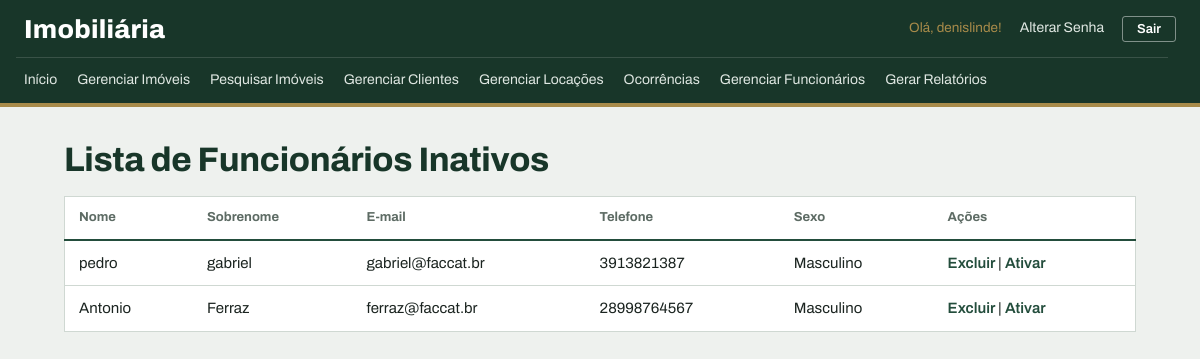
The page /funcionarios_inativos/ (signed in) on the database its author committed.
### meu_app/models.py (models this page shows, shortened)
class Funcionario(models.Model):
    nome = models.CharField(max_length=100)
    sobrenome = models.CharField(max_length=100)
    email = models.EmailField()
    telefone = models.CharField(max_length=20)
    observacoes = models.TextField(blank=True)
    endereco = models.CharField(max_length=200, blank=True)
    sexo = models.CharField(max_length=1, choices=SEXO_CHOICES)
    ativo = models.BooleanField(default=True)
    data_cadastro = models.DateTimeField(auto_now_add=True)

### meu_app/views.py (the view)
# urls.py: path('funcionarios_inativos/', views.funcionarios_inativos,
@login_required
def funcionarios_inativos(request):
    if not request.user.is_superuser:
        messages.error(
            request, 'Apenas administradores podem acessar esta página')
        return redirect('index')
    funcionarios = Funcionario.objects.filter(
        ativo=False
    )
    dados = {
        'funcionarios': funcionarios
    }
    return render(request, 'funcionarios_inativos.html', dados)

### meu_app/templates/funcionarios_inativos.html (shortened to what this page needs)
{% load static %}
<!DOCTYPE html>
<html lang="pt-br">
<head>
    <link rel="stylesheet" href="{% static 'css/style.css' %}">
</head>
<body>
    {% include '_menu.html' %}
    <h1> Lista de Funcionários Inativos </h1>
    <div class="lista-funcionario">
        <table border="">
            <thead>
                <tr>
                    <th>Nome</th>
                    <th>Sobrenome</th>
                    <th>E-mail</th>
                    <th>Telefone</th>
                    <th>Sexo</th>
                    <th>Ações</th>
                </tr>
            </thead>
            <tbody>
                {% for funcionario in funcionarios %}
                <tr>
                    <td> {{ funcionario.nome}} </td>
                    <td> {{ funcionario.sobrenome }} </td>
                    <td> {{ funcionario.email }} </td>
                    <td> {{ funcionario.telefone }} </td>
                    <td> {{ funcionario.get_sexo_display }} </td>
                    <td>
                        <a href="{% url 'excluir_funcionario' funcionario.id %}"> Excluir </a> |
                        <a href="{% url 'ativar_funcionario' funcionario.id %} "> Ativar </a>
                    </td>
                </tr>
                {% endfor %}
            </tbody>
        </table>
</body>
</html>

### meu_app/templates/_menu.html (shortened to what this page needs)
<nav>
    <div>
        <a href="{% url 'index' %}"> Início </a>
        <a href="{% url 'listar_imoveis' %}"> Gerenciar Imóveis </a>
        <a href="{% url 'pesquisar_imoveis' %}"> Pesquisar Imóveis </a>
        <a href="{% url 'listar_clientes' %}"> Gerenciar Clientes </a>
        <a href="{% url 'listar_locacoes' %}"> Gerenciar Locações </a>
        <a href="{% url 'listar_ocorrencias' %}"> Ocorrências </a>
        {% if user.is_superuser %}
            <a href="{% url 'listar_funcionarios' %}"> Gerenciar Funcionários </a>
            <a href="{% url 'gerar_relatorio' %}"> Gerar Relatórios </a>
        {% endif %}
    </div>
    <div class="usuario-menu">
        {% if user.is_authenticated %}
            <span>Olá, {{ user.username }}!</span>
            <a href="{% url 'alterar_senha' %}">Alterar Senha</a>
            <form method="post" action="{% url 'logout' %}">
                <button type="submit" class="link-logout">Sair</button>
            </form>
        {% else %}
            <a href="{% url 'login' %}">Entrar</a>
        {% endif %}
    </div>
</nav>

### meu_app/static/css/style.css (style rules this page uses)
:root { --floresta: #234d3c; --floresta-escuro: #183629; --latao: #a88b4a; --papel: #eef1ee; --branco: #ffffff; --linha: #cfd8d2; --linha-forte: #9fb2a6; --tinta: #1b2420; --tinta-suave: #5d6b64; --alerta: #9e3a2a; --destaque-linha: #f3f6f3; --coluna: 1120px; --raio: 3px; }
body { margin: 0; background-color: var(--papel); color: var(--tinta); font-family: 'Archivo', 'Segoe UI', Arial, sans-serif; font-size: 15px; line-height: 1.5; font-variant-numeric: tabular-nums; }
h1 { max-width: var(--coluna); margin: 34px auto 18px auto; padding: 0 24px; box-sizing: border-box; text-align: left; color: var(--floresta-escuro); font-size: 34px; font-weight: 750; font-stretch: 75%; line-height: 1.1; letter-spacing: -0.01em; }
a { color: var(--floresta); }
nav { display: flex; flex-wrap: wrap; align-items: center; background-color: var(--floresta-escuro); border-bottom: 4px solid var(--latao); padding: 0 24px; }
nav::before { content: "Imobiliária"; order: 1; color: var(--branco); font-size: 26px; font-weight: 800; font-stretch: 62%; letter-spacing: 0.01em; padding: 10px 0 8px 0; }
.usuario-menu { order: 2; margin-left: auto; display: flex; align-items: center; gap: 12px; color: var(--latao); font-size: 13.5px; white-space: nowrap; }
nav > div:first-child { order: 3; flex-basis: 100%; display: flex; flex-wrap: wrap; gap: 4px; border-top: 1px solid rgba(255, 255, 255, 0.14); padding: 4px 0; margin-left: -8px; }
nav a { text-decoration: none; color: #dfe7e2; padding: 7px 8px; font-size: 14px; white-space: nowrap; border-bottom: 2px solid transparent; }
.usuario-menu a { padding: 4px 6px; }
.usuario-menu form { display: inline; margin: 0; }
.link-logout { background-color: transparent; color: var(--branco); border: 1px solid rgba(255, 255, 255, 0.45); border-radius: var(--raio); padding: 5px 14px; font-size: 13px; font-weight: 600; font-family: inherit; cursor: pointer; }
button, .botao-novo { display: inline-block; background-color: var(--floresta); color: var(--branco); border: 1px solid var(--floresta); border-radius: var(--raio); padding: 8px 16px; font-size: 14px; font-family: inherit; font-weight: 600; text-decoration: none; cursor: pointer; }
.lista-funcionario { display: flex; flex-direction: column; align-items: flex-start; max-width: var(--coluna); margin: 0 auto 56px auto; padding: 0 24px; box-sizing: border-box; overflow-x: auto; }
table { width: 100%; border-collapse: collapse; text-align: left; background-color: var(--branco); border: 1px solid var(--linha); }
th, td { padding: 11px 14px; border: none; border-bottom: 1px solid var(--linha); }
th { background-color: var(--branco); color: var(--tinta-suave); font-size: 13px; font-weight: 700; border-bottom: 2px solid var(--floresta); white-space: nowrap; }
td a { color: var(--floresta); font-weight: 600; text-decoration: none; }

### rows shown on the page
Funcionario: nome "pedro", sobrenome "gabriel", email "gabriel@faccat.br", telefone "3913821387", sexo "Masculino"
Funcionario: nome "Antonio", sobrenome "Ferraz", email "ferraz@faccat.br", telefone "28998764567", sexo "Masculino"

### other values the page prints
{{ user.username }} "denislinde"
